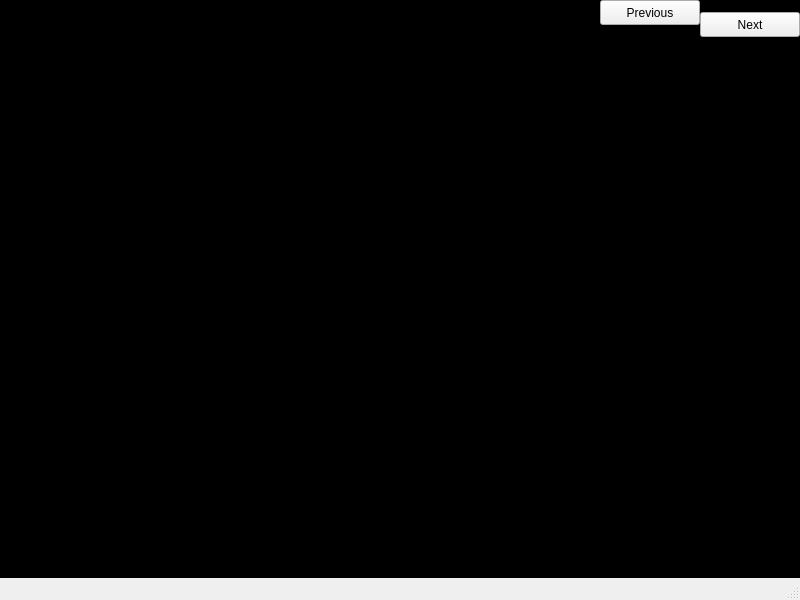
<?xml version="1.0" encoding="UTF-8"?>
<ui version="4.0">
 <class>MainWindow</class>
 <widget class="QMainWindow" name="MainWindow">
  <property name="geometry">
   <rect>
    <x>0</x>
    <y>0</y>
    <width>800</width>
    <height>600</height>
   </rect>
  </property>
  <property name="windowTitle">
   <string>MainWindow</string>
  </property>
  <widget class="QWidget" name="centralwidget">
   <widget class="QStackedWidget" name="gameScreens">
    <property name="geometry">
     <rect>
      <x>0</x>
      <y>0</y>
      <width>801</width>
      <height>600</height>
     </rect>
    </property>
    <property name="currentIndex">
     <number>3</number>
    </property>
    <widget class="QWidget" name="screen00Start">
     <property name="styleSheet">
      <string notr="true">background-color: rgb(130, 130, 130);</string>
     </property>
     <widget class="QLabel" name="titleLabel">
      <property name="geometry">
       <rect>
        <x>200</x>
        <y>100</y>
        <width>400</width>
        <height>70</height>
       </rect>
      </property>
      <property name="font">
       <font>
        <family>Times New Roman</family>
        <pointsize>40</pointsize>
       </font>
      </property>
      <property name="styleSheet">
       <string notr="true">color: rgb(85, 255, 255);</string>
      </property>
      <property name="text">
       <string>IceGunga Master</string>
      </property>
      <property name="alignment">
       <set>Qt::AlignCenter</set>
      </property>
     </widget>
     <widget class="QPushButton" name="startGameButton">
      <property name="geometry">
       <rect>
        <x>340</x>
        <y>200</y>
        <width>120</width>
        <height>30</height>
       </rect>
      </property>
      <property name="font">
       <font>
        <family>Times New Roman</family>
        <pointsize>12</pointsize>
       </font>
      </property>
      <property name="styleSheet">
       <string notr="true">color: rgb(85, 255, 255);
background-color: rgb(90, 90, 90);</string>
      </property>
      <property name="text">
       <string>Start Game</string>
      </property>
     </widget>
     <widget class="QPushButton" name="exitGameButton">
      <property name="geometry">
       <rect>
        <x>340</x>
        <y>250</y>
        <width>120</width>
        <height>30</height>
       </rect>
      </property>
      <property name="font">
       <font>
        <family>Times New Roman</family>
        <pointsize>12</pointsize>
       </font>
      </property>
      <property name="styleSheet">
       <string notr="true">color: rgb(85, 255, 255);
background-color: rgb(90, 90, 90);</string>
      </property>
      <property name="text">
       <string>Exit Game</string>
      </property>
     </widget>
    </widget>
    <widget class="QWidget" name="screen01Add">
     <widget class="QLabel" name="labelAddIngredients">
      <property name="geometry">
       <rect>
        <x>10</x>
        <y>10</y>
        <width>150</width>
        <height>50</height>
       </rect>
      </property>
      <property name="text">
       <string>1. Add Ingredients!</string>
      </property>
     </widget>
     <widget class="QPushButton" name="buttonCream">
      <property name="geometry">
       <rect>
        <x>650</x>
        <y>35</y>
        <width>100</width>
        <height>100</height>
       </rect>
      </property>
      <property name="text">
       <string/>
      </property>
     </widget>
     <widget class="QPushButton" name="buttonMilk">
      <property name="geometry">
       <rect>
        <x>650</x>
        <y>145</y>
        <width>100</width>
        <height>100</height>
       </rect>
      </property>
      <property name="text">
       <string/>
      </property>
     </widget>
     <widget class="QPushButton" name="buttonSugar">
      <property name="geometry">
       <rect>
        <x>650</x>
        <y>256</y>
        <width>100</width>
        <height>100</height>
       </rect>
      </property>
      <property name="text">
       <string/>
      </property>
     </widget>
     <widget class="QPushButton" name="buttonSalt">
      <property name="geometry">
       <rect>
        <x>651</x>
        <y>365</y>
        <width>100</width>
        <height>100</height>
       </rect>
      </property>
      <property name="text">
       <string/>
      </property>
     </widget>
     <widget class="QPushButton" name="buttonVanilla">
      <property name="geometry">
       <rect>
        <x>650</x>
        <y>475</y>
        <width>100</width>
        <height>100</height>
       </rect>
      </property>
      <property name="text">
       <string/>
      </property>
     </widget>
     <widget class="QLabel" name="labelFrontPot">
      <property name="geometry">
       <rect>
        <x>200</x>
        <y>450</y>
        <width>300</width>
        <height>150</height>
       </rect>
      </property>
      <property name="styleSheet">
       <string notr="true">background: red</string>
      </property>
      <property name="text">
       <string>FrontPot</string>
      </property>
     </widget>
     <widget class="QLabel" name="labelBackPot">
      <property name="geometry">
       <rect>
        <x>200</x>
        <y>410</y>
        <width>300</width>
        <height>150</height>
       </rect>
      </property>
      <property name="styleSheet">
       <string notr="true">background: blue
</string>
      </property>
      <property name="text">
       <string>BackPot</string>
      </property>
     </widget>
     <widget class="QLabel" name="label_2">
      <property name="geometry">
       <rect>
        <x>50</x>
        <y>130</y>
        <width>100</width>
        <height>100</height>
       </rect>
      </property>
      <property name="text">
       <string>TextLabel</string>
      </property>
     </widget>
     <widget class="QGraphicsView" name="addIngredientsGraphicsView">
      <property name="geometry">
       <rect>
        <x>0</x>
        <y>0</y>
        <width>851</width>
        <height>600</height>
       </rect>
      </property>
     </widget>
     <zorder>addIngredientsGraphicsView</zorder>
     <zorder>labelAddIngredients</zorder>
     <zorder>buttonCream</zorder>
     <zorder>buttonMilk</zorder>
     <zorder>buttonSugar</zorder>
     <zorder>buttonSalt</zorder>
     <zorder>buttonVanilla</zorder>
     <zorder>labelBackPot</zorder>
     <zorder>label_2</zorder>
     <zorder>labelFrontPot</zorder>
    </widget>
    <widget class="QWidget" name="screen02Boil">
     <widget class="QLabel" name="label_3">
      <property name="geometry">
       <rect>
        <x>80</x>
        <y>85</y>
        <width>251</width>
        <height>61</height>
       </rect>
      </property>
      <property name="text">
       <string>2. Boil Mixture!</string>
      </property>
     </widget>
    </widget>
    <widget class="QWidget" name="screen03Freeze">
     <widget class="QGraphicsView" name="chillGraphicsView">
      <property name="geometry">
       <rect>
        <x>0</x>
        <y>0</y>
        <width>800</width>
        <height>600</height>
       </rect>
      </property>
     </widget>
     <widget class="QLabel" name="chillMixtureLabel">
      <property name="geometry">
       <rect>
        <x>200</x>
        <y>0</y>
        <width>400</width>
        <height>50</height>
       </rect>
      </property>
      <property name="font">
       <font>
        <family>Times New Roman</family>
        <pointsize>15</pointsize>
        <bold>true</bold>
       </font>
      </property>
      <property name="text">
       <string>Chill the ice cream base for 4 hrs - 1 day</string>
      </property>
      <property name="alignment">
       <set>Qt::AlignCenter</set>
      </property>
     </widget>
     <widget class="QPushButton" name="chillMixtureButton">
      <property name="geometry">
       <rect>
        <x>660</x>
        <y>490</y>
        <width>80</width>
        <height>24</height>
       </rect>
      </property>
      <property name="text">
       <string>Chill Mixture</string>
      </property>
     </widget>
     <widget class="QWidget" name="blackScreenWidget" native="true">
      <property name="geometry">
       <rect>
        <x>0</x>
        <y>0</y>
        <width>800</width>
        <height>600</height>
       </rect>
      </property>
      <property name="styleSheet">
       <string notr="true">background-color: rgb(0, 0, 0);</string>
      </property>
     </widget>
    </widget>
    <widget class="Churn" name="screen04Churn">
     <widget class="QLabel" name="label_5">
      <property name="geometry">
       <rect>
        <x>150</x>
        <y>145</y>
        <width>141</width>
        <height>71</height>
       </rect>
      </property>
      <property name="text">
       <string>4. Churn Mixture!</string>
      </property>
     </widget>
    </widget>
    <widget class="QWidget" name="screen05Serve">
     <widget class="QGraphicsView" name="endScreenGraphicsView">
      <property name="geometry">
       <rect>
        <x>0</x>
        <y>0</y>
        <width>800</width>
        <height>600</height>
       </rect>
      </property>
     </widget>
     <widget class="QLabel" name="label_6">
      <property name="geometry">
       <rect>
        <x>240</x>
        <y>260</y>
        <width>261</width>
        <height>311</height>
       </rect>
      </property>
      <property name="text">
       <string>TextLabel</string>
      </property>
     </widget>
    </widget>
   </widget>
   <widget class="QPushButton" name="buttonPrevious">
    <property name="geometry">
     <rect>
      <x>600</x>
      <y>0</y>
      <width>100</width>
      <height>25</height>
     </rect>
    </property>
    <property name="text">
     <string>Previous</string>
    </property>
   </widget>
   <widget class="QPushButton" name="buttonNext">
    <property name="geometry">
     <rect>
      <x>700</x>
      <y>12</y>
      <width>100</width>
      <height>25</height>
     </rect>
    </property>
    <property name="text">
     <string>Next</string>
    </property>
   </widget>
  </widget>
  <widget class="QMenuBar" name="menubar">
   <property name="geometry">
    <rect>
     <x>0</x>
     <y>0</y>
     <width>800</width>
     <height>21</height>
    </rect>
   </property>
  </widget>
  <widget class="QStatusBar" name="statusbar"/>
 </widget>
 <customwidgets>
  <customwidget>
   <class>Churn</class>
   <extends>QWidget</extends>
   <header location="global">churn.h</header>
   <container>1</container>
  </customwidget>
 </customwidgets>
 <resources/>
 <connections/>
</ui>
